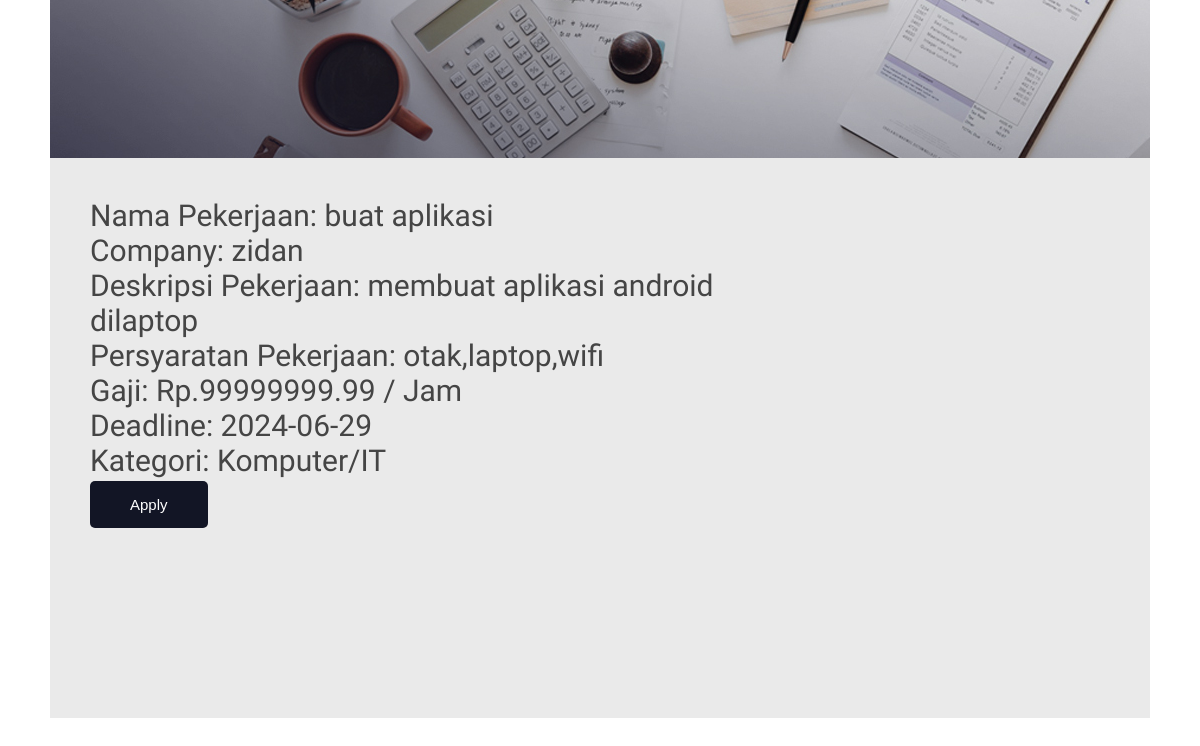
Page /student/apply-job.php?id=3 on the committed database.
### tables this page shows
CREATE TABLE `jobs` (
  `id` int(11) NOT NULL,
  `company_id` int(11) NOT NULL,
  `title` varchar(255) NOT NULL,
  `description` text NOT NULL,
  `requirements` text NOT NULL,
  `salary` decimal(10,2) NOT NULL,
  `deadline` date NOT NULL,
  `category` varchar(50) NOT NULL
);

CREATE TABLE `users` (
  `id` int(11) NOT NULL,
  `username` varchar(255) NOT NULL,
  `password` varchar(255) NOT NULL,
  `role` enum('Mahasiswa','Perusahaan','Admin') NOT NULL,
  `email` varchar(255) NOT NULL,
  `name` varchar(255) NOT NULL,
  `profile_picture` varchar(255) DEFAULT 'default_profile_picture.png'
);

### student/apply-job.php (the view, shortened to what this page needs)
<!DOCTYPE html>
<html>
<head>
    <link rel="stylesheet" type="text/css" href="../CSS/apply-jobstyle.css">
</head>
<body>
    <div class="container">
        <div class="header">
        </div>
        <div class="kiri">
            <?php
            include '../db_connection.php';
            if (isset($_GET['id'])) {
                $job_id = $_GET['id'];
                $sql = "SELECT jobs.title, jobs.description, jobs.requirements, jobs.salary, jobs.deadline, jobs.category, users.username AS company
                        FROM jobs
                        JOIN users ON jobs.company_id = users.id
                        WHERE jobs.id = ?";
                $stmt = $conn->prepare($sql);
                $stmt->bind_param("i", $job_id);
                $stmt->execute();
                $result = $stmt->get_result();
                if ($result->num_rows > 0) {
                    $row = $result->fetch_assoc();
                    echo "<span id='sub'>Nama Pekerjaan: " . $row['title'] . "</span><br>";
                    echo "<span id='sub'>Company: " . $row['company'] . "</span><br>";
                    echo "<span id='sub'>Deskripsi Pekerjaan: " . $row['description'] . "</span><br>";
                    echo "<span id='sub'>Persyaratan Pekerjaan: " . $row['requirements'] . "</span><br>";
                    echo "<span id='sub'>Gaji: Rp." . $row['salary'] . " / Jam</span><br>";
                    echo "<span id='sub'>Deadline: " . $row['deadline'] . "</span><br>";
                    echo "<span id='sub'>Kategori: " . $row['category'] . "</span><br><br>";
                } else {
                    echo "Job not found.";
                }
            } else {
                echo "No job selected.";
            }
            ?>
            <a href="apply-job-process.php?job_id=<?php echo $job_id; ?>">Apply</a>
</body>
</html>

### CSS/apply-jobstyle.css (style rules this page uses)
body { background-color: white; }
.container { width: 1100px; height: 700px; margin: auto; padding-top: 10px; background-color: #eaeaea; }
.header { background-image: url(../images/header.jpg); padding: 80px; padding-right: 80px; margin-top: -20px; }
.kiri { width: 700px; float: left; margin: 20px; margin-top: 20px; padding: 20px; }
#sub { font-family: 'Oswald', sans-serif; color: #454545; font-size: 30px; }
.kiri a { text-decoration: none; padding: 15px; padding-right: 40px; padding-left: 40px; border-radius: 5px; background-color: #121525; border-style: none; font-family: arial; font-size: 15px; color: white; transition: 0.3s; }

### rows in the picture
jobs: title "buat aplikasi", company.username "zidan", description "membuat aplikasi android dilaptop", requirements "otak,laptop,wifi", salary "99999999.99", deadline "2024-06-29", category "Komputer/IT"
